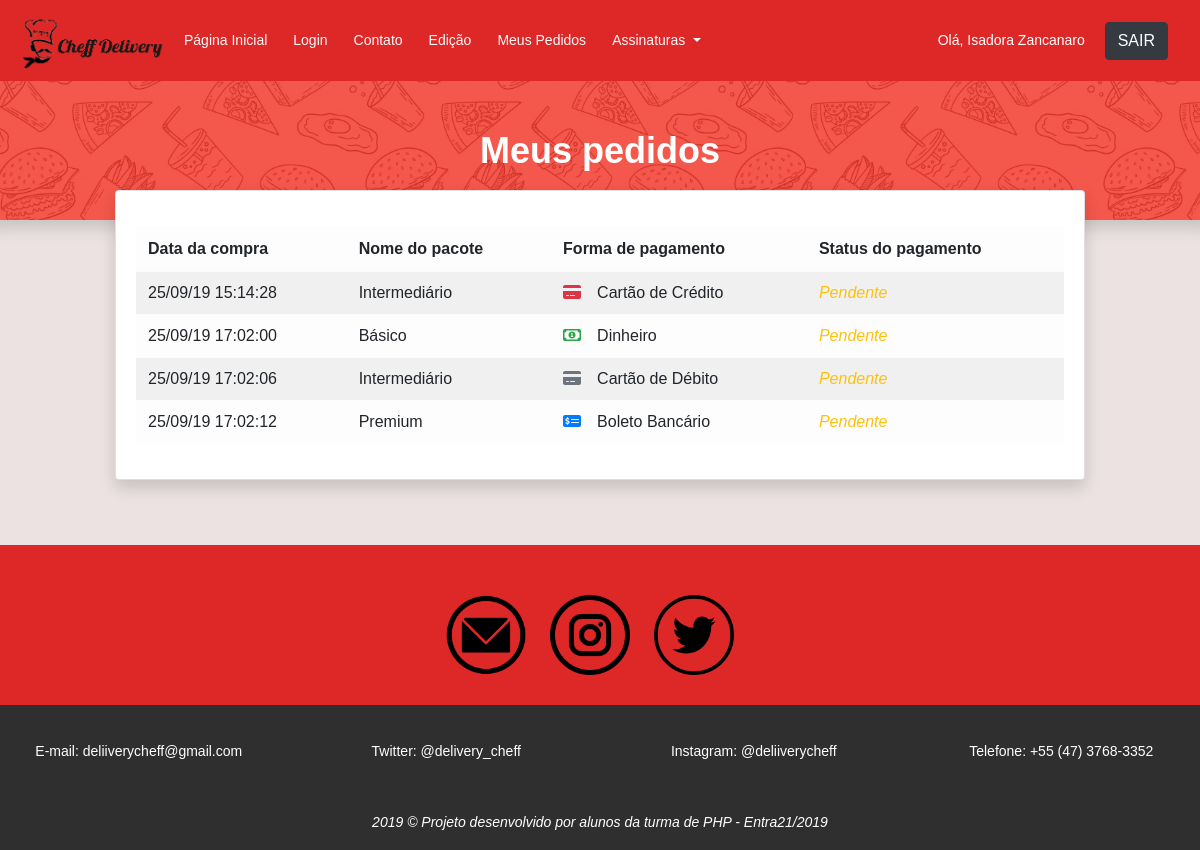
Screenshot of /meuspedidos.php (signed in) with the database file from the repository.
### tables this page shows
CREATE TABLE `finalizacao` (
  `id` int(11) NOT NULL,
  `id_usuario` int(11) NOT NULL,
  `id_pacote` int(11) NOT NULL,
  `forma_pagamento` enum('dinheiro','boleto_bancario','cartao_credito','cartao_debito') NOT NULL,
  `status_pagamento` enum('pendente','pago','atrasado') NOT NULL,
  `data_compra` varchar(255) NOT NULL
);

CREATE TABLE `pacotes` (
  `id` int(11) NOT NULL,
  `nome_pacote` varchar(255) NOT NULL,
  `nome_imagem` varchar(255) NOT NULL,
  `descricao_pacote` varchar(255) NOT NULL,
  `preco_pacote` varchar(255) NOT NULL,
  `quantidade_cafe` int(11) NOT NULL,
  `quantidade_almoco` int(11) NOT NULL,
  `quantidade_jantar` int(11) NOT NULL
);

### classes/site.class.php (called while the page is built, shortened)
<?php
class Site {
	public static function Navbar() {
		require_once "include/navbar.php";
	}
}
?>

### meuspedidos.php (the view, shortened to what this page needs)
 <?php
 require_once"include/conexao.php";
 $lista = "SELECT * FROM finalizacao
 JOIN pacotes p ON p.id = finalizacao.id_pacote
 WHERE id_usuario = {$_SESSION['id_usuario']}
 ";
 $queryFinalizacao = mysqli_query($con, $lista);
 $lista = mysqli_fetch_all($queryFinalizacao, MYSQLI_ASSOC);
 ?>
 <!DOCTYPE html>
 <html lang="pt-br">
 <head>
 	<link rel="stylesheet" href="https://stackpath.bootstrapcdn.com/bootstrap/4.3.1/css/bootstrap.min.css">
 	<link rel="stylesheet" type="text/css" href="media/css/estilos.css">
 	<link rel="stylesheet" href="media/css/main.css">
 </head>
 <body style="background-color: rgb(235, 226, 225);">
 	<?php
 	require_once "header.php";
 	?>
 	<div class="row">
 		<div class="shadow " style="  background-color: #f2392c ;background-image: url('media/images/food-pattern.png');min-height: 100px; min-width: 100%; background-size: 30%; background-position: center 1050px;">
 			<h1 class="text-white mb-5 text-center mt-5">Meus pedidos</h1>
 		</div>
 	</div>
 <div class="col-10 col-md-10 mt-5 offset-md- offset-1" style="margin-top: -30px !important;">
 	<div class="card shadow" style="margin-right: auto; margin-left: auto;">
 		<div class="card-body" >
 			<table class="table table-light col-md-12 mt-3 table-striped table-hover">
 				<thead>
 					<tr>
 						<th scope="col">Data da compra</th>
 						<th scope="col">Nome do pacote</th>
 						<th scope="col">Forma de pagamento</th>
 						<th scope="col">Status do pagamento</th>
 					</tr>
 				</thead>
 				<tbody>
 					<?php foreach ($lista as $item) { ?>
 						<tr>
 							<td><?php echo date_format(date_create($item['data_compra']), 'd/m/y H:i:s'); ?></td>
 							<td><?=utf8_encode($item['nome_pacote'])?></td>
 							<td>
 								<?php switch ($item['forma_pagamento']) {
 									case "dinheiro":
 									echo '<i class="far fa-money-bill-alt text-success mr-3"></i>';
 									echo "Dinheiro";
 									break;
 									case "boleto_bancario":
 									echo '<i class="fas fa-money-check-alt text-primary mr-3"></i>';
 									echo "Boleto Bancário";
 									break;
 									case "cartao_credito":
 									echo '<i class="fas fa-credit-card text-danger mr-3"></i>';
 									echo "Cartão de Crédito";
 									break;
 									case "cartao_debito":
 									echo '<i class="fas fa-credit-card text-secondary mr-3"></i>';
 									echo "Cartão de Débito";
 									break;
 								}
 								?>
 							</td>
 							<td>
 								<?php switch ($item['status_pagamento']) {
 									case "pendente":
 									echo "<span class='text-warning font-italic'>Pendente</span>";
 									break;
 								}
 								?>
 							</td>
 						</tr>
 					<?php } ?>
 				</tbody>
 			</table>
 		</div>
 	</div>
 </div>
 <?php
 require_once "footer.php";
 ?>
</body>
</html>

### header.php (shortened to what this page needs)
  <?php
  require_once"classes/site.class.php";
  ?>
  <header>
    <nav class="navbar navbar-expand-lg navbar-light"  style="background-color: #de2828; width: 100%;">
      <a href="index.php"><img src="media/images/cheffmenu2.png" style="height: 65px; width: 150px"></a>
      <div class="collapse navbar-collapse" id="navbarSupportedContent">
        <ul class="navbar-nav mr-auto">
          <?php if ($_SESSION['tp_usuario'] != 'administrador') { ?>
            <li class="nav-item active">
              <a class="nav-link text-light" href="index.php" style="margin-left: 10px;">Página Inicial <span class="sr-only">(current)</span></a>
            </li>
            <li class="nav-item">
              <a class="nav-link text-light" href="login.php" style="margin-left: 10px;">Login</a>
            </li>
            <li class="nav-item">
              <a class="nav-link text-light" href="contato.php" style="margin-left: 10px;">Contato</a>
            </li>
            <?php if(isset($_SESSION['logado'])) { ?>
              <li class="nav-item">
                <a class="nav-link text-light" href="edicao.php" style="margin-left: 10px;">Edição</a>
              </li>
              <li class="nav-item">
                <a class="nav-link text-light" href="meuspedidos.php" style="margin-left: 10px;">Meus Pedidos</a>
              </li>
              <li class="nav-item dropdown">
                <a class="nav-link dropdown-toggle text-light" href="#" id="navbarDropdown" role="button" data-toggle="dropdown" aria-haspopup="true" aria-expanded="false" style="margin-left: 10px;">
                  Assinaturas
                </a>
              </li>
            <?php } ?>
        <?php } ?>
      </ul>
      <?php Site::Navbar(); ?>
    </div>
  </nav>
</header>

### include/navbar.php (shortened to what this page needs)
<!DOCTYPE html>
<html>
<head>
</head>
<body>
	<?php if(isset($_SESSION['nome_usuario'])) { ?>
		<div class="text-white">
			Olá, <?=$_SESSION['nome_usuario']?>
			<a href="backends/logoff.php" class="btn btn-dark ml-3 mr-3">SAIR</a>
		</div>
	<?php } ?>
</body>
</html>

### footer.php (shortened to what this page needs)
<div class="redes-sociais" style="background-color: #de2828;">
  <div class="container" style="margin-top: 65px;">
    <center>
      <a href="https://mail.google.com/mail/u/0/#inbox?compose=DmwnWrRmTgXbBSZDhPSBJsPLwHzgBPqskCzpPtNTPhwSkgLdBBXnbmRScSHtKdnmsdqlgZFHsnsQ"><img src="media/images/email.png" alt="email" title="email" class="icones"></a>
      <a href="https://www.instagram.com/deliiverycheff/?hl=pt-br"><img src="media/images/instagram.png" alt="instagram" title="instagram" id="instagram " class="icones"></a>
      <a href="https://twitter.com/delivery_cheff"><img src="media/images/twitter.png" alt="twitter" title="twitter" class="icones"></a>
    </center>
  </div>
</div>
<footer>
 <div class="footer-item">
  <div class="row">
    <a href="https://mail.google.com/mail/u/0/#inbox?compose=DmwnWsTJtrnhxXwfpDgvhvzGsLRlLgjHgjcfzcQFCTNqvbqkMSDXnPTwMNHPSkbjVnnrBWWPBfJq" class="col-sm-12 col-md-3">E-mail: deliiverycheff@gmail.com</a>
    <a href="https://twitter.com/delivery_cheff" class="col-sm-12 col-md-3">Twitter: @delivery_cheff </a>
    <a href="https://www.instagram.com/deliiverycheff/?hl=pt-br"class="col-sm-12 col-md-3">Instagram: @deliiverycheff</a>
    <a href=""class="col-sm-12 col-md-3">Telefone: +55 (47) 3768-3352</a>
  </div>
</div>
<div id="negrito" class="mt-4">
  <p class="mt-5 font-italic">2019 &copy; <strong>Projeto desenvolvido por alunos da turma de PHP - Entra21/2019</strong></p>
</div>
</footer>

### media/css/estilos.css (style rules this page uses)
* { font-family: arial; }
.redes-sociais { height: 160px; width: 100%; }
.icones { width: 80px; height: 80px; margin-top: 50px; margin-right: 20px; }
footer { background-color: rgba(47, 47, 47); overflow: hidden; height: 145px; }
.footer-item { margin-top: 35px; color: white; text-align: center; width: 100%: }
.footer-item a { color: white; text-decoration: none; }
#negrito { text-align: center; color: white; margin-top: 10px; }

### media/css/main.css (style rules this page uses)
body { color:#777;font-family:"Poppins",sans-serif;font-size:14px;font-weight:300;line-height:1.625em;position:relative }
ol,ul { margin:0;padding:0;list-style:none }
a { -webkit-transition:all 0.3s ease 0s;-moz-transition:all 0.3s ease 0s;-o-transition:all 0.3s ease 0s;transition:all 0.3s ease 0s }
a,a:focus,a:hover { text-decoration:none;outline:0 }
h1,h2,h3,h4,h5,h6 { font-family:"Poppins",sans-serif;color:#222;line-height:1.2em !important;margin-bottom:0;margin-top:0;font-weight:600 }
h1,.h1 { font-size:36px }
td,th { border-radius:0px }
.mb-5 { margin-bottom:5px }
.text-white { color:#fff }
.text-center { text-align:center }
h1 { font-size:36px }
h1,h2,h3,h4,h5,h6 { line-height:1.5em }

### rows the page displays
finalizacao: data_compra "25/09/19 15:14:28", id_pacote.nome_pacote "Intermediário", forma_pagamento "cartao_credito" (drawn), status_pagamento "Pendente"
finalizacao: data_compra "25/09/19 17:02:00", id_pacote.nome_pacote "Básico", forma_pagamento "dinheiro" (drawn), status_pagamento "Pendente"
finalizacao: data_compra "25/09/19 17:02:06", id_pacote.nome_pacote "Intermediário", forma_pagamento "cartao_debito" (drawn), status_pagamento "Pendente"
finalizacao: data_compra "25/09/19 17:02:12", id_pacote.nome_pacote "Premium", forma_pagamento "boleto_bancario" (drawn), status_pagamento "Pendente"

### other values shown
$_SESSION['nome_usuario'] "Isadora Zancanaro"
